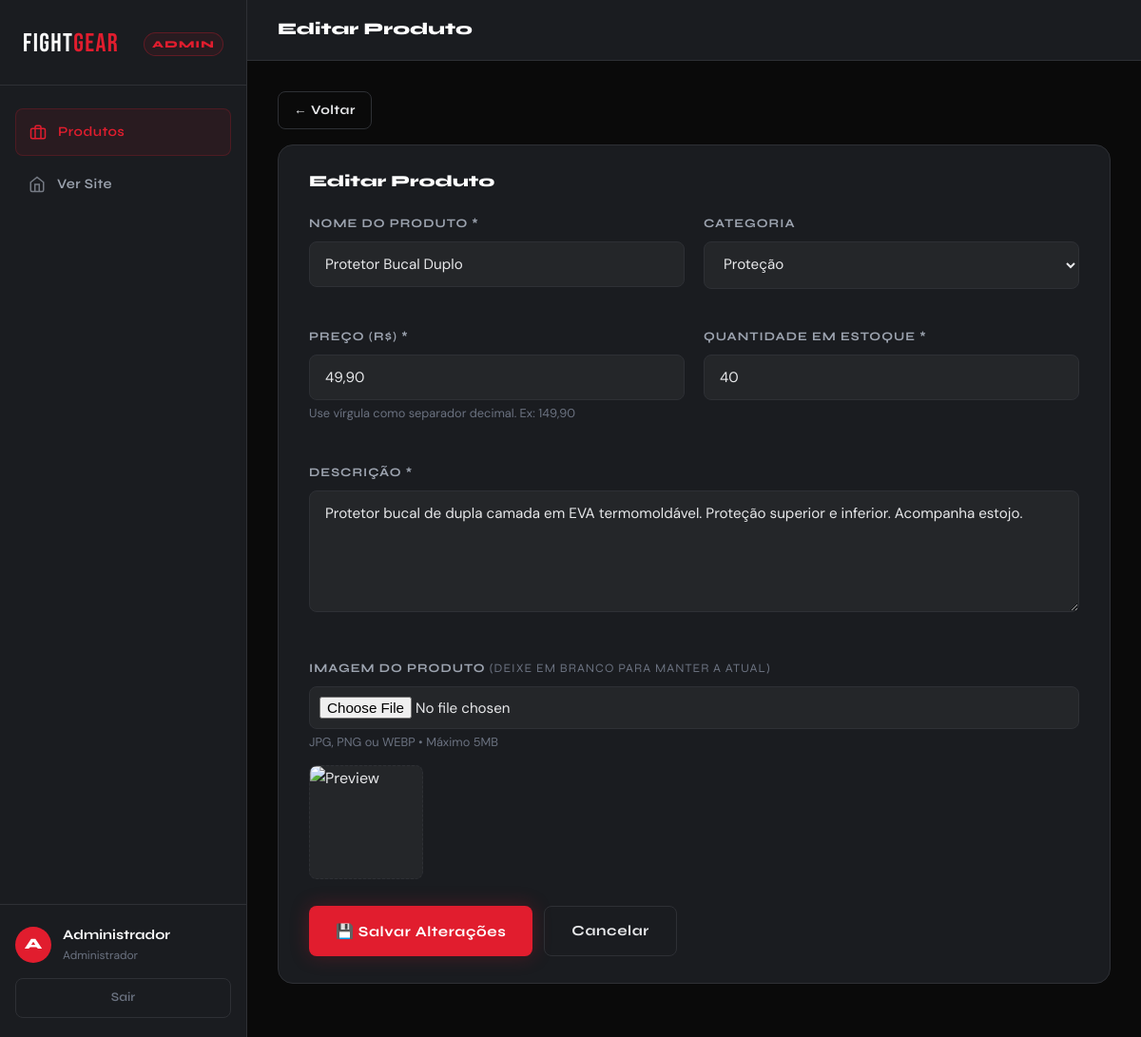
The app's page /admin/produtos.php?action=edit&id=4 (signed in) with its own data.
### tables this page shows
CREATE TABLE IF NOT EXISTS `produtos` (
  `id`          INT UNSIGNED    NOT NULL AUTO_INCREMENT,
  `nome`        VARCHAR(200)    NOT NULL,
  `descricao`   TEXT            NOT NULL,
  `preco`       DECIMAL(10,2)   NOT NULL,
  `estoque`     INT UNSIGNED    NOT NULL DEFAULT 0,
  `imagem`      VARCHAR(255)             DEFAULT NULL,
  `categoria`   VARCHAR(80)              DEFAULT NULL,
  `criado_em`   DATETIME        NOT NULL DEFAULT CURRENT_TIMESTAMP,
  `atualizado_em` DATETIME      NOT NULL DEFAULT CURRENT_TIMESTAMP ON UPDATE CURRENT_TIMESTAMP,
  PRIMARY KEY (`id`)
);

### controllers/ProdutoController.php (called while the page is built, shortened)
<?php
require_once __DIR__ . '/../config/app.php';
require_once __DIR__ . '/../models/Produto.php';
$action = $_GET['action'] ?? 'list';
if ($action === 'edit' && $_SERVER['REQUEST_METHOD'] === 'GET') {
    $id = (int)($_GET['id'] ?? 0);
    $produto = Produto::findById($id);
}

### models/Produto.php (called while the page is built, shortened)
<?php
require_once __DIR__ . '/../config/app.php';
class Produto {
    public static function findById(int $id): ?array {
        $db = getDB();
        $stmt = $db->prepare("SELECT * FROM produtos WHERE id = ? LIMIT 1");
        $stmt->execute([$id]);
        $produto = $stmt->fetch();
        return $produto ?: null;
    }
    public static function imagemUrl(?string $imagem): string {
        return DEFAULT_IMG;
    }
}

### config/app.php (called while the page is built, shortened)
<?php
function e(string $str): string {
    return htmlspecialchars($str, ENT_QUOTES, 'UTF-8');
}

### admin/produtos.php (the view, shortened to what this page needs)
<?php
require_once __DIR__ . '/../config/app.php';
require_once __DIR__ . '/../models/Produto.php';
require_once __DIR__ . '/../controllers/ProdutoController.php';
require_once __DIR__ . '/../views/partials/admin_header.php';
?>
<?php if ($action === 'create' || $action === 'edit'): ?>
<?php
$isEdit    = $action === 'edit' && $produto;
$formAction = BASE_URL . '/admin/produtos.php?action=' . $action;
$categoriasOpcoes = ['Luvas', 'Kimonos', 'Proteção', 'Equipamentos', 'Acessórios', 'Roupas', 'Calçados', 'Outros'];
?>
<div style="margin-bottom:16px;">
    <a href="<?= BASE_URL ?>/admin/produtos.php" class="btn btn-outline btn-sm">← Voltar</a>
</div>
<div class="admin-card">
    <div class="admin-card-header">
        <h2 class="admin-card-title"><?= $isEdit ? 'Editar Produto' : 'Novo Produto' ?></h2>
    </div>
    <form method="POST" action="<?= $formAction ?>" enctype="multipart/form-data" novalidate>
        <div class="form-grid">
            <div class="form-group">
                <label class="form-label" for="nome">Nome do Produto *</label>
                <input
                    type="text"
                    id="nome"
                    name="nome"
                    class="form-control"
                    placeholder="Ex: Luva de Boxe Pro 14oz"
                    value="<?= e($produto['nome'] ?? $_POST['nome'] ?? '') ?>"
                    required
                    maxlength="200"
                >
            </div>
            <div class="form-group">
                <label class="form-label" for="categoria">Categoria</label>
                <select id="categoria" name="categoria" class="form-control">
                    <?php
                    $catAtual = $produto['categoria'] ?? $_POST['categoria'] ?? '';
                    foreach ($categoriasOpcoes as $cat):
                    ?>
                    <option value="<?= e($cat) ?>" <?= $catAtual === $cat ? 'selected' : '' ?>>
                        <?= e($cat) ?>
                    </option>
                    <?php endforeach; ?>
                </select>
            </div>
            <div class="form-group">
                <label class="form-label" for="preco">Preço (R$) *</label>
                <input
                    type="text"
                    id="preco"
                    name="preco"
                    class="form-control"
                    placeholder="0,00"
                    value="<?= e(isset($produto['preco']) ? number_format((float)$produto['preco'], 2, ',', '.') : ($_POST['preco'] ?? '')) ?>"
                    required
                >
                <span class="form-hint">Use vírgula como separador decimal. Ex: 149,90</span>
            </div>
            <div class="form-group">
                <label class="form-label" for="estoque">Quantidade em Estoque *</label>
                <input
                    type="number"
                    id="estoque"
                    name="estoque"
                    class="form-control"
                    placeholder="0"
                    value="<?= e($produto['estoque'] ?? $_POST['estoque'] ?? '0') ?>"
                    min="0"
                    required
                >
            </div>
            <div class="form-group form-group-full">
                <label class="form-label" for="descricao">Descrição *</label>
                <textarea
                    id="descricao"
                    name="descricao"
                    class="form-control"
                    placeholder="Descreva o produto: material, características, tamanho disponível..."
                    required
                    rows="5"
                ><?= e($produto['descricao'] ?? $_POST['descricao'] ?? '') ?></textarea>
            </div>
            <div class="form-group form-group-full">
                <label class="form-label" for="imagem">
                    Imagem do Produto
                    <?= $isEdit ? '<span style="color:var(--muted);font-weight:300;">(deixe em branco para manter a atual)</span>' : '' ?>
                </label>
                <input
                    type="file"
                    id="imagem"
                    name="imagem"
                    class="form-control"
                    accept="image/jpeg,image/png,image/webp,image/gif"
                    data-preview="imgPreview"
                    style="padding:10px;"
                >
                <span class="form-hint">JPG, PNG ou WEBP • Máximo 5MB</span>
                <div class="image-preview-wrap" style="<?= $isEdit ? '' : 'display:none;' ?>" id="imgPreviewWrap">
                    <img
                        id="imgPreview"
                        src="<?= $isEdit ? e(Produto::imagemUrl($produto['imagem'])) : '' ?>"
                        alt="Preview"
                        style="<?= $isEdit ? '' : 'display:none;' ?>"
                    >
                </div>
            </div>
        </div>
        <div style="display:flex;gap:12px;margin-top:8px;">
            <button type="submit" class="btn btn-primary">
                <?= $isEdit ? '💾 Salvar Alterações' : '+ Adicionar Produto' ?>
            </button>
            <a href="<?= BASE_URL ?>/admin/produtos.php" class="btn btn-outline">Cancelar</a>
        </div>
    </form>
</div>
<?php endif;  ?>
<?php require_once __DIR__ . '/../views/partials/admin_footer.php'; ?>

### public/css/style.css (style rules this page uses)
*, *::before, *::after { box-sizing: border-box; margin: 0; padding: 0; }
:root { --black: #0a0a0a; --dark: #111214; --dark2: #1a1c20; --dark3: #242629; --border: #2e3035; --muted: #6b7280; --text: #e8e9eb; --text-dim: #9ca3af; --white: #ffffff; --red: #e11d2e; --red-dark: #b91c1c; --red-glow: rgba(225, 29, 46, 0.25); --red-faint:rgba(225, 29, 46, 0.08); --gold: #f59e0b; --font-display: 'Bebas Neue', sans-serif; --font-heading: 'Syne', sans-serif; --font-body: 'DM Sans', sans-serif; --radius: 8px; --radius-lg:16px; --shadow: 0 4px 24px rgba(0,0,0,0.4); --shadow-lg:0 8px 48px rgba(0,0,0,0.6); --transition: 0.22s cubic-bezier(0.4, 0, 0.2, 1); }
html { scroll-behavior: smooth; }
body { background: var(--black); color: var(--text); font-family: var(--font-body); font-size: 16px; line-height: 1.65; -webkit-font-smoothing: antialiased; overflow-x: hidden; }
img { max-width: 100%; display: block; }
a { color: inherit; text-decoration: none; }
h1, h2, h3, h4 { font-family: var(--font-heading); font-weight: 800; line-height: 1.15; }
.btn { display: inline-flex; align-items: center; justify-content: center; gap: 8px; padding: 13px 28px; border-radius: var(--radius); font-family: var(--font-heading); font-weight: 700; font-size: 0.95rem; letter-spacing: 0.04em; cursor: pointer; border: none; transition: var(--transition); white-space: nowrap; }
.btn-primary { background: var(--red); color: var(--white); box-shadow: 0 0 20px var(--red-glow); }
.btn-outline { background: transparent; color: var(--text); border: 1.5px solid var(--border); }
.btn-sm { padding: 8px 16px; font-size: 0.85rem; }
.form-group { margin-bottom: 20px; }
.form-label { display: block; font-family: var(--font-heading); font-size: 0.8rem; font-weight: 700; letter-spacing: 0.08em; text-transform: uppercase; color: var(--text-dim); margin-bottom: 8px; }
.form-control { width: 100%; background: var(--dark3); border: 1.5px solid var(--border); color: var(--text); padding: 13px 16px; border-radius: var(--radius); font-family: var(--font-body); font-size: 0.95rem; transition: var(--transition); }
.form-control::placeholder { color: var(--muted); }
textarea.form-control { resize: vertical; min-height: 110px; }

### public/css/admin.css (style rules this page uses)
.admin-body { background: var(--black); overflow-x: hidden; }
.admin-card { background: var(--dark2); border: 1px solid var(--border); border-radius: var(--radius-lg); padding: 28px 32px; margin-bottom: 24px; }
.admin-card-header { display: flex; align-items: center; justify-content: space-between; margin-bottom: 24px; gap: 16px; flex-wrap: wrap; }
.admin-card-title { font-family: var(--font-heading); font-size: 1.05rem; font-weight: 800; color: var(--white); }
.form-grid { display: grid; grid-template-columns: 1fr 1fr; gap: 20px; }
.form-group-full { grid-column: 1 / -1; }
.form-hint { font-size: 0.8rem; color: var(--muted); margin-top: 6px; }
.image-preview-wrap { margin-top: 12px; width: 120px; height: 120px; border-radius: var(--radius); border: 1.5px dashed var(--border); overflow: hidden; display: flex; align-items: center; justify-content: center; background: var(--dark3); }
.image-preview-wrap img { width: 100%; height: 100%; object-fit: cover; }

### records on screen
produtos: nome "Protetor Bucal Duplo", preco "49,90", estoque "40", descricao "Protetor bucal de dupla camada em EVA termomoldável. Proteção superior e inferior. Acompanha estojo."

### other values on screen
substr($_SESSION['user_nome'] ?? 'A', 0, 1) "A"
$_SESSION['user_nome'] "Administrador"
$pageTitle "Editar Produto"
form field categoria "Proteção"
